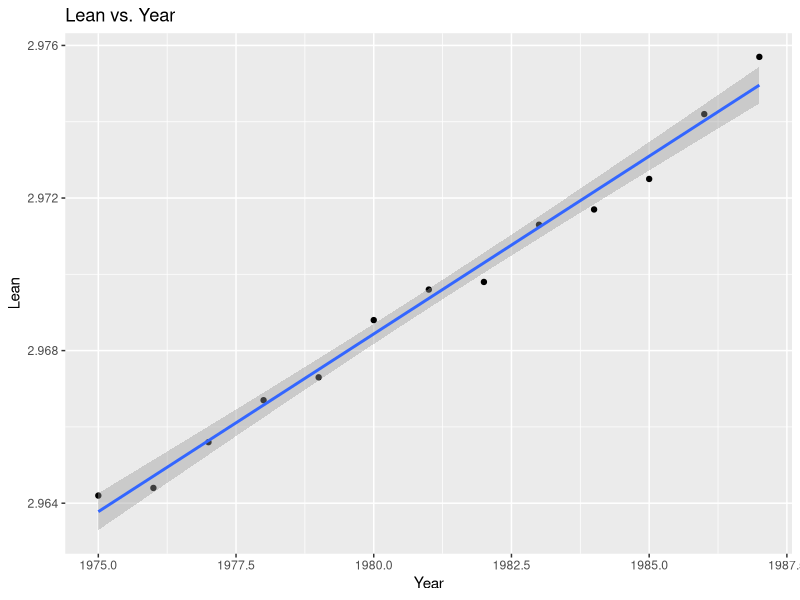
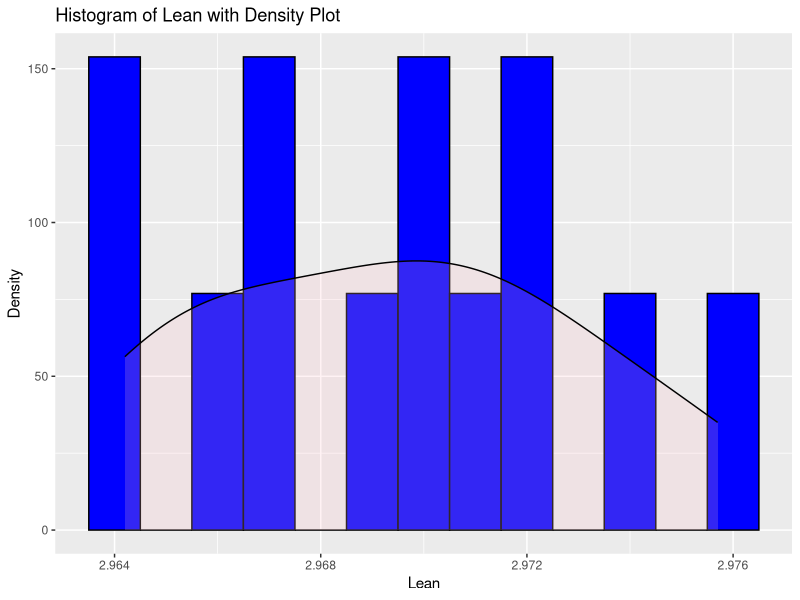
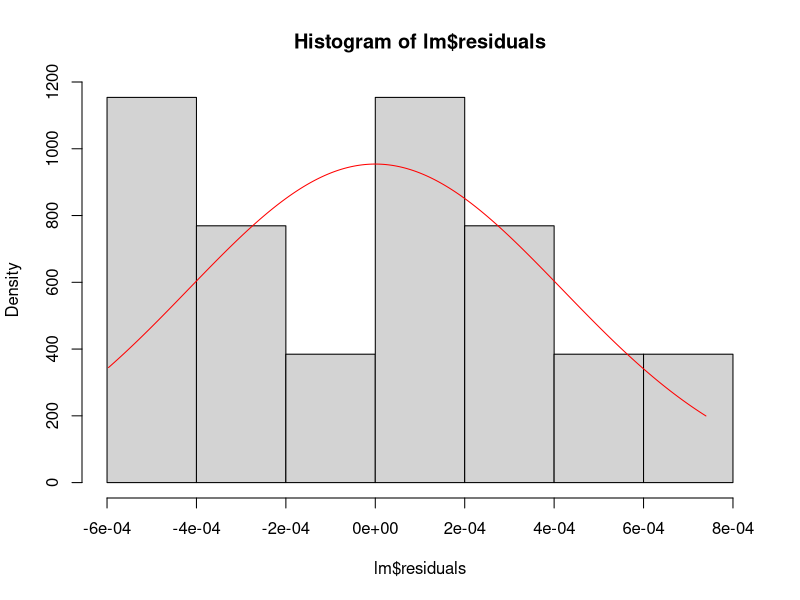
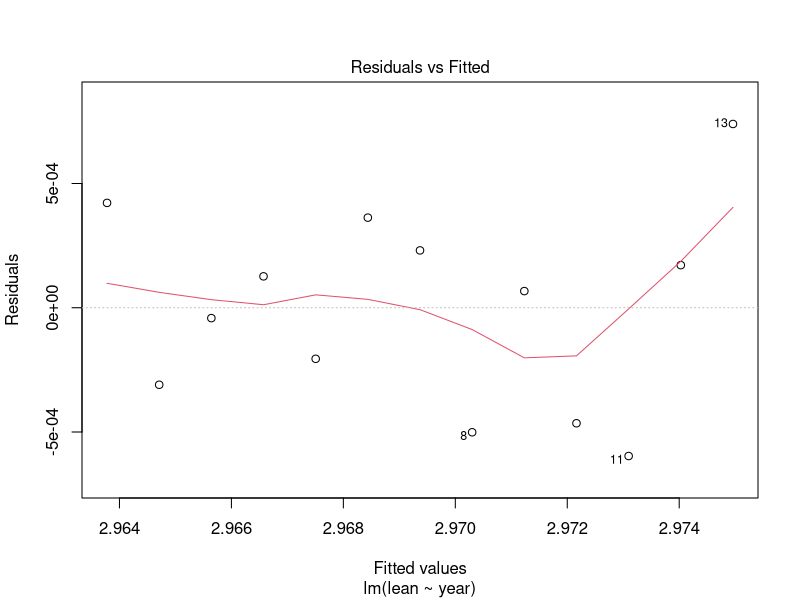
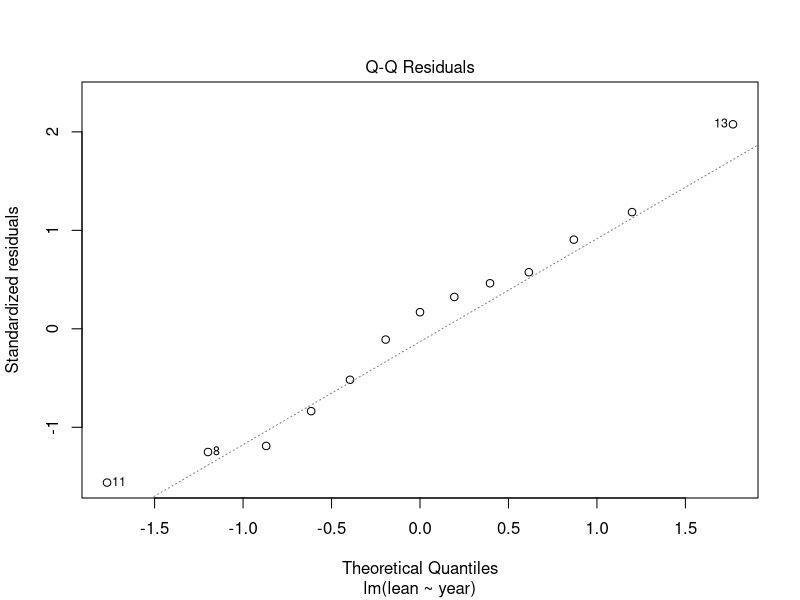
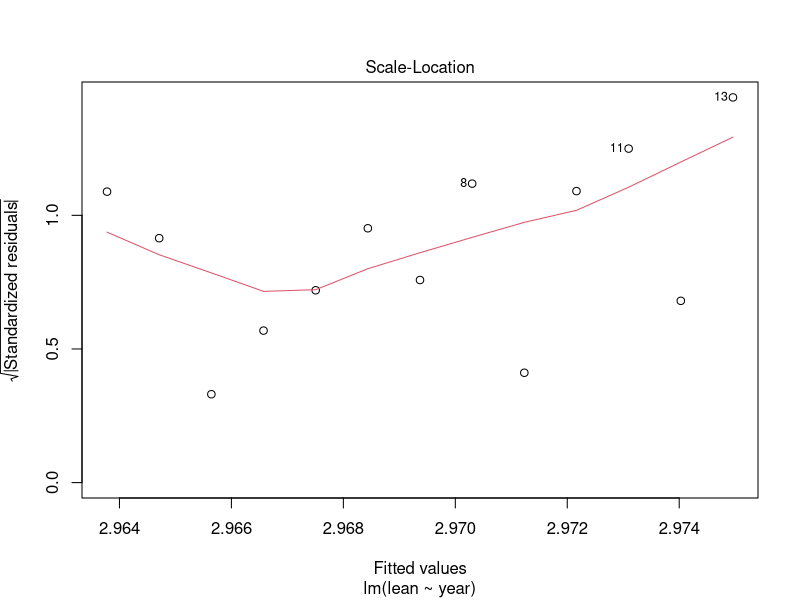

These figures' R source, in order:
## ---- chunk 1
knitr::opts_chunk$set(echo = TRUE)
library(dplyr)
library(ggplot2)
setwd("C:/Users/sar-home/Clemson/Spring_2025_Semester_2/DSA-8020")
getwd()
## ---- chunk 2
getwd()
PisaTower <- read.csv("datasets/PisaTower.csv")
head(PisaTower)
## ---- chunk 3
str(PisaTower)
summary(PisaTower$lean)
summary(PisaTower$year)
## ---- chunk 4
summary_lean <- PisaTower %>%
  summarise(
    mean_lean = mean(lean, na.rm = TRUE),
    median_lean = median(lean, na.rm = TRUE),
    sd_lean = sd(lean, na.rm = TRUE),
    min_lean = min(lean, na.rm = TRUE),
    max_lean = max(lean, na.rm = TRUE)
  )

summary_lean
## ---- chunk 5
summary_year <- PisaTower %>%
  summarise(
    mean_year = mean(year, na.rm = TRUE),
    median_year = median(year, na.rm = TRUE),
    sd_year = sd(year, na.rm = TRUE),
    min_year = min(year, na.rm = TRUE),
    max_year = max(year, na.rm = TRUE)
  )

summary_year
## ---- chunk 6
ggplot(PisaTower, aes(x = year, y = lean)) +
  geom_point() +
  geom_smooth(method = "lm") +
  labs(title = "Lean vs. Year", x = "Year", y = "Lean")
## ---- chunk 7
ggplot(PisaTower, aes(x = lean)) +
  geom_histogram(aes(y = ..density..), binwidth = 0.001, fill = "blue", color = "black") +
  geom_density(alpha = .2, fill = "pink") + # Adding some transparency to the density plot for better visibility
  labs(title = "Histogram of Lean with Density Plot", x = "Lean", y = "Density")

## ---- chunk 8
PisaTower <- read.csv("datasets/PisaTower.csv")
head(PisaTower)
nrow(PisaTower)

lm <- lm(lean ~ year, data = PisaTower)
summary(lm)
## ---- chunk 9
confint(lm, level = 0.95)

beta1_hat <- lm$coefficients[2]  # slope estimate
se_beta1_hat <- summary(lm)[["coefficients"]][2, 2] # standard error

n <- nrow(PisaTower) # count observations
alpha <- 0.05 # significance for .95 confidence interval

t <- qt(1 - alpha / 2, n - 2)

# Confidence Interval
beta1_ci <- beta1_hat + c(-1, 1) * t * se_beta1_hat
beta1_ci
## ---- chunk 10
beta1_hat <- lm$coefficients[2]
se_beta1_hat <- summary(lm)[["coefficients"]][2, 2]

t_stat <- beta1_hat / se_beta1_hat
n <- nrow(PisaTower)
df <- n - 2

# P-value two tailed test
p_val <- 2 * pt(-abs(t_stat), df)

t_stat
p_val
## ---- chunk 11
data_1984 <- data.frame(year = 1984)
predict(lm, newdata = data_1984, interval = "confidence", level = 0.90)
## ---- chunk 12
hist(lm$residuals, 5, prob = T)
sigma <- summary(lm)$sigma

rg <- range(lm$residuals)
xg <- seq(rg[1], rg[2], len = 500)
yg <- dnorm(xg, mean = 0, sd = sigma)
lines(xg, yg, col = "red")
## ---- chunk 13
plot(lm, which = 1) 
## ---- chunk 14
plot(lm, which = 2) 
## ---- chunk 15
plot(lm, which = 3) 
